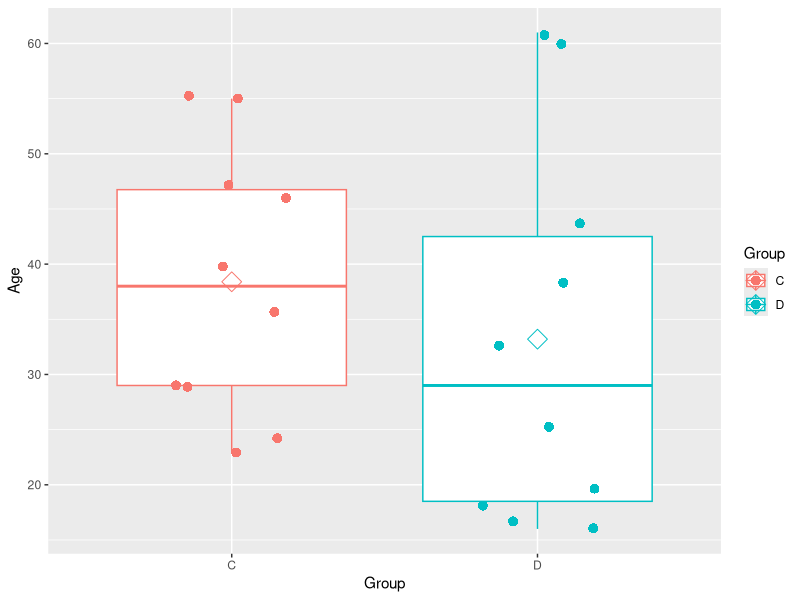

This chart was generated by the following R code: (Note: this script raises an error after producing the figure.)
library(ggplot2)

v1 <- c(rep("C", 10), rep("D",10))
v1
v2 <- c(runif(20,min=15, max = 65))
v2 <- round(v2)
v2
df <- data.frame(v1,v2)
colnames(df) <- c("Group","Age")
df
Plot <- ggplot(df, aes(x=Group, y = Age, color = Group)) + geom_boxplot() + geom_jitter(shape=16, size= 3, position=position_jitter(0.2)) + stat_summary(fun=mean, geom="point", shape=23, size=5)
PlotPlot
v3 <- c(2,5,8,2,7,8,1,4,5,5,7)
